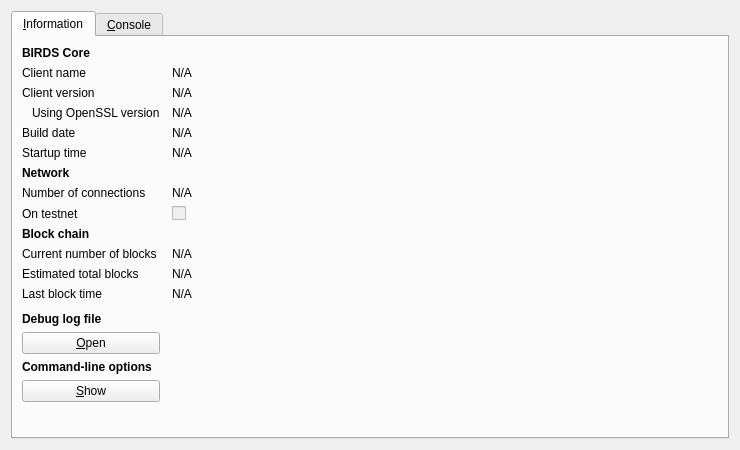
<?xml version="1.0" encoding="UTF-8"?>
<ui version="4.0">
 <class>RPCConsole</class>
 <widget class="QDialog" name="RPCConsole">
  <property name="geometry">
   <rect>
    <x>0</x>
    <y>0</y>
    <width>740</width>
    <height>450</height>
   </rect>
  </property>
  <property name="windowTitle">
   <string>BIRDS - Debug window</string>
  </property>
  <layout class="QVBoxLayout" name="verticalLayout_2">
   <item>
    <widget class="QTabWidget" name="tabWidget">
     <property name="currentIndex">
      <number>0</number>
     </property>
     <widget class="QWidget" name="tab_info">
      <attribute name="title">
       <string>&amp;Information</string>
      </attribute>
      <layout class="QGridLayout" name="gridLayout" columnstretch="0,1">
       <property name="horizontalSpacing">
        <number>12</number>
       </property>
       <item row="0" column="0">
        <widget class="QLabel" name="label_9">
         <property name="font">
          <font>
           <weight>75</weight>
           <bold>true</bold>
          </font>
         </property>
         <property name="text">
          <string>BIRDS Core</string>
         </property>
        </widget>
       </item>
       <item row="1" column="0">
        <widget class="QLabel" name="label_5">
         <property name="text">
          <string>Client name</string>
         </property>
        </widget>
       </item>
       <item row="1" column="1">
        <widget class="QLabel" name="clientName">
         <property name="cursor">
          <cursorShape>IBeamCursor</cursorShape>
         </property>
         <property name="text">
          <string>N/A</string>
         </property>
         <property name="textFormat">
          <enum>Qt::PlainText</enum>
         </property>
         <property name="textInteractionFlags">
          <set>Qt::LinksAccessibleByMouse|Qt::TextSelectableByKeyboard|Qt::TextSelectableByMouse</set>
         </property>
        </widget>
       </item>
       <item row="2" column="0">
        <widget class="QLabel" name="label_6">
         <property name="text">
          <string>Client version</string>
         </property>
        </widget>
       </item>
       <item row="2" column="1">
        <widget class="QLabel" name="clientVersion">
         <property name="cursor">
          <cursorShape>IBeamCursor</cursorShape>
         </property>
         <property name="text">
          <string>N/A</string>
         </property>
         <property name="textFormat">
          <enum>Qt::PlainText</enum>
         </property>
         <property name="textInteractionFlags">
          <set>Qt::LinksAccessibleByMouse|Qt::TextSelectableByKeyboard|Qt::TextSelectableByMouse</set>
         </property>
        </widget>
       </item>
       <item row="3" column="0">
        <widget class="QLabel" name="label_14">
         <property name="text">
          <string>Using OpenSSL version</string>
         </property>
         <property name="indent">
          <number>10</number>
         </property>
        </widget>
       </item>
       <item row="3" column="1">
        <widget class="QLabel" name="openSSLVersion">
         <property name="cursor">
          <cursorShape>IBeamCursor</cursorShape>
         </property>
         <property name="text">
          <string>N/A</string>
         </property>
         <property name="textFormat">
          <enum>Qt::PlainText</enum>
         </property>
         <property name="textInteractionFlags">
          <set>Qt::LinksAccessibleByMouse|Qt::TextSelectableByKeyboard|Qt::TextSelectableByMouse</set>
         </property>
        </widget>
       </item>
       <item row="4" column="0">
        <widget class="QLabel" name="label_12">
         <property name="text">
          <string>Build date</string>
         </property>
        </widget>
       </item>
       <item row="4" column="1">
        <widget class="QLabel" name="buildDate">
         <property name="cursor">
          <cursorShape>IBeamCursor</cursorShape>
         </property>
         <property name="text">
          <string>N/A</string>
         </property>
         <property name="textFormat">
          <enum>Qt::PlainText</enum>
         </property>
         <property name="textInteractionFlags">
          <set>Qt::LinksAccessibleByMouse|Qt::TextSelectableByKeyboard|Qt::TextSelectableByMouse</set>
         </property>
        </widget>
       </item>
       <item row="5" column="0">
        <widget class="QLabel" name="label_13">
         <property name="text">
          <string>Startup time</string>
         </property>
        </widget>
       </item>
       <item row="5" column="1">
        <widget class="QLabel" name="startupTime">
         <property name="cursor">
          <cursorShape>IBeamCursor</cursorShape>
         </property>
         <property name="text">
          <string>N/A</string>
         </property>
         <property name="textFormat">
          <enum>Qt::PlainText</enum>
         </property>
         <property name="textInteractionFlags">
          <set>Qt::LinksAccessibleByMouse|Qt::TextSelectableByKeyboard|Qt::TextSelectableByMouse</set>
         </property>
        </widget>
       </item>
       <item row="6" column="0">
        <widget class="QLabel" name="label_11">
         <property name="font">
          <font>
           <weight>75</weight>
           <bold>true</bold>
          </font>
         </property>
         <property name="text">
          <string>Network</string>
         </property>
        </widget>
       </item>
       <item row="7" column="0">
        <widget class="QLabel" name="label_7">
         <property name="text">
          <string>Number of connections</string>
         </property>
        </widget>
       </item>
       <item row="7" column="1">
        <widget class="QLabel" name="numberOfConnections">
         <property name="cursor">
          <cursorShape>IBeamCursor</cursorShape>
         </property>
         <property name="text">
          <string>N/A</string>
         </property>
         <property name="textFormat">
          <enum>Qt::PlainText</enum>
         </property>
         <property name="textInteractionFlags">
          <set>Qt::LinksAccessibleByMouse|Qt::TextSelectableByKeyboard|Qt::TextSelectableByMouse</set>
         </property>
        </widget>
       </item>
       <item row="8" column="0">
        <widget class="QLabel" name="label_8">
         <property name="text">
          <string>On testnet</string>
         </property>
        </widget>
       </item>
       <item row="8" column="1">
        <widget class="QCheckBox" name="isTestNet">
         <property name="enabled">
          <bool>false</bool>
         </property>
         <property name="text">
          <string/>
         </property>
        </widget>
       </item>
       <item row="9" column="0">
        <widget class="QLabel" name="label_10">
         <property name="font">
          <font>
           <weight>75</weight>
           <bold>true</bold>
          </font>
         </property>
         <property name="text">
          <string>Block chain</string>
         </property>
        </widget>
       </item>
       <item row="10" column="0">
        <widget class="QLabel" name="label_3">
         <property name="text">
          <string>Current number of blocks</string>
         </property>
        </widget>
       </item>
       <item row="10" column="1">
        <widget class="QLabel" name="numberOfBlocks">
         <property name="cursor">
          <cursorShape>IBeamCursor</cursorShape>
         </property>
         <property name="text">
          <string>N/A</string>
         </property>
         <property name="textFormat">
          <enum>Qt::PlainText</enum>
         </property>
         <property name="textInteractionFlags">
          <set>Qt::LinksAccessibleByMouse|Qt::TextSelectableByKeyboard|Qt::TextSelectableByMouse</set>
         </property>
        </widget>
       </item>
       <item row="11" column="0">
        <widget class="QLabel" name="label_4">
         <property name="text">
          <string>Estimated total blocks</string>
         </property>
        </widget>
       </item>
       <item row="11" column="1">
        <widget class="QLabel" name="totalBlocks">
         <property name="cursor">
          <cursorShape>IBeamCursor</cursorShape>
         </property>
         <property name="text">
          <string>N/A</string>
         </property>
         <property name="textFormat">
          <enum>Qt::PlainText</enum>
         </property>
         <property name="textInteractionFlags">
          <set>Qt::LinksAccessibleByMouse|Qt::TextSelectableByKeyboard|Qt::TextSelectableByMouse</set>
         </property>
        </widget>
       </item>
       <item row="12" column="0">
        <widget class="QLabel" name="label_2">
         <property name="text">
          <string>Last block time</string>
         </property>
        </widget>
       </item>
       <item row="12" column="1">
        <widget class="QLabel" name="lastBlockTime">
         <property name="cursor">
          <cursorShape>IBeamCursor</cursorShape>
         </property>
         <property name="text">
          <string>N/A</string>
         </property>
         <property name="textFormat">
          <enum>Qt::PlainText</enum>
         </property>
         <property name="textInteractionFlags">
          <set>Qt::LinksAccessibleByMouse|Qt::TextSelectableByKeyboard|Qt::TextSelectableByMouse</set>
         </property>
        </widget>
       </item>
       <item row="13" column="0">
        <spacer name="verticalSpacer_2">
         <property name="orientation">
          <enum>Qt::Vertical</enum>
         </property>
         <property name="sizeHint" stdset="0">
          <size>
           <width>20</width>
           <height>20</height>
          </size>
         </property>
        </spacer>
       </item>
       <item row="14" column="0">
        <widget class="QLabel" name="labelDebugLogfile">
         <property name="font">
          <font>
           <weight>75</weight>
           <bold>true</bold>
          </font>
         </property>
         <property name="text">
          <string>Debug log file</string>
         </property>
        </widget>
       </item>
       <item row="15" column="0">
        <widget class="QPushButton" name="openDebugLogfileButton">
         <property name="toolTip">
          <string>Open the BIRDS debug log file from the current data directory. This can take a few seconds for large log files.</string>
         </property>
         <property name="text">
          <string>&amp;Open</string>
         </property>
         <property name="autoDefault">
          <bool>false</bool>
         </property>
        </widget>
       </item>
       <item row="16" column="0">
        <widget class="QLabel" name="labelCLOptions">
         <property name="font">
          <font>
           <weight>75</weight>
           <bold>true</bold>
          </font>
         </property>
         <property name="text">
          <string>Command-line options</string>
         </property>
        </widget>
       </item>
       <item row="17" column="0">
        <widget class="QPushButton" name="showCLOptionsButton">
         <property name="toolTip">
          <string>Show the BIRDS-Qt help message to get a list with possible BIRDS command-line options.</string>
         </property>
         <property name="text">
          <string>&amp;Show</string>
         </property>
         <property name="autoDefault">
          <bool>false</bool>
         </property>
        </widget>
       </item>
       <item row="18" column="0">
        <spacer name="verticalSpacer">
         <property name="orientation">
          <enum>Qt::Vertical</enum>
         </property>
         <property name="sizeHint" stdset="0">
          <size>
           <width>20</width>
           <height>40</height>
          </size>
         </property>
        </spacer>
       </item>
      </layout>
     </widget>
     <widget class="QWidget" name="tab_console">
      <attribute name="title">
       <string>&amp;Console</string>
      </attribute>
      <layout class="QVBoxLayout" name="verticalLayout_3">
       <property name="spacing">
        <number>3</number>
       </property>
       <item>
        <widget class="QTextEdit" name="messagesWidget">
         <property name="minimumSize">
          <size>
           <width>0</width>
           <height>100</height>
          </size>
         </property>
         <property name="readOnly">
          <bool>true</bool>
         </property>
         <property name="tabKeyNavigation" stdset="0">
          <bool>false</bool>
         </property>
         <property name="columnCount" stdset="0">
          <number>2</number>
         </property>
        </widget>
       </item>
       <item>
        <layout class="QHBoxLayout" name="horizontalLayout">
         <property name="spacing">
          <number>3</number>
         </property>
         <item>
          <widget class="QLabel" name="label">
           <property name="text">
            <string notr="true">&gt;</string>
           </property>
          </widget>
         </item>
         <item>
          <widget class="QLineEdit" name="lineEdit"/>
         </item>
         <item>
          <widget class="QPushButton" name="clearButton">
           <property name="maximumSize">
            <size>
             <width>24</width>
             <height>24</height>
            </size>
           </property>
           <property name="toolTip">
            <string>Clear console</string>
           </property>
           <property name="text">
            <string/>
           </property>
           <property name="icon">
            <iconset resource="../bitcoin.qrc">
             <normaloff>:/icons/remove</normaloff>:/icons/remove</iconset>
           </property>
           <property name="shortcut">
            <string notr="true">Ctrl+L</string>
           </property>
           <property name="autoDefault">
            <bool>false</bool>
           </property>
          </widget>
         </item>
        </layout>
       </item>
      </layout>
     </widget>
    </widget>
   </item>
  </layout>
 </widget>
 <resources>
  <include location="../bitcoin.qrc"/>
 </resources>
 <connections/>
</ui>
